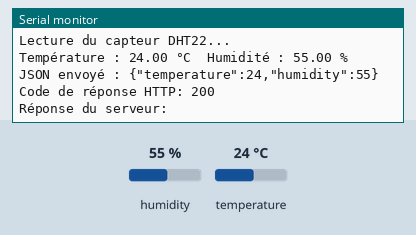
Bench run of a sketch on a simulated ESP8266 (NodeMCU). Parts: the last lines printed to the serial monitor. The test bench sets the inputs (shaded band); at power-on: humidity 55 %, temperature 24 °C. WiFi joins after 1.5 s; servers stay silent unless stated; uploads are accepted with an empty reply.

Above: at 2.7 s.
2.8 s: humidity set to 22 %
At 3.93 s:
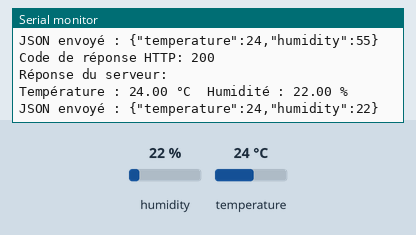
5.8 s: temperature set to 12 °C
At 7.1 s:
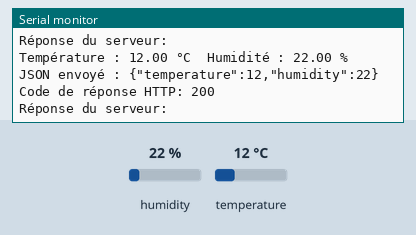
8.8 s: humidity set to 40 %
At 12.1 s:
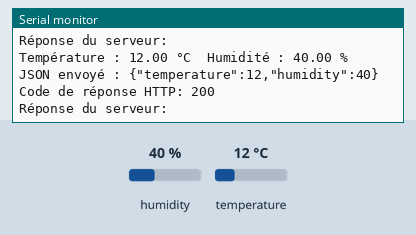
Timing chart, 0 to 13.6 s (numbered marks = the images above; inputs shaded):
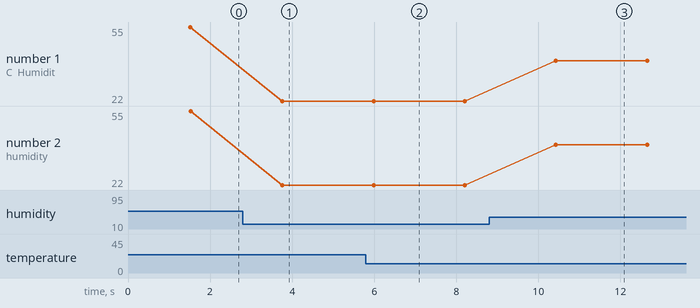

The sketch:

lecture_temperature_DHT.ino
```cpp
#include <DHT.h>
#include <ESP8266WiFi.h>
#include <ESP8266HTTPClient.h>
#include <ArduinoJson.h>

#define DHTPIN D4
#define DHTTYPE DHT22

const char* ssid = "NomDuWifi";
const char* password = "MotDePasseDuWifi";
const char* serverUrl = "http://hugostawiarski.fr/cours_arduino/dht.php";
// Données visibles sur http://hugostawiarski.fr/cours_arduino/


DHT dht(DHTPIN, DHTTYPE);
WiFiClient client;

void setup() {
  Serial.begin(19200);
  dht.begin();

  // Connexion au WiFi
  WiFi.begin(ssid, password);
  Serial.println("Connexion au WiFi...");

  while (WiFi.status() != WL_CONNECTED) {
    delay(500);
    Serial.print(".");
  }

  Serial.println("\nConnecté au WiFi");
  Serial.print("Adresse IP: ");
  Serial.println(WiFi.localIP());
  Serial.println("Lecture du capteur DHT22...");
}

void loop() {
  float temperature = dht.readTemperature();
  float humidity = dht.readHumidity();

  if (isnan(temperature) || isnan(humidity)) {
    Serial.println("Erreur de lecture du capteur !");
  } else {
    Serial.print("Température : ");
    Serial.print(temperature);
    Serial.print(" °C\t");
    Serial.print("Humidité : ");
    Serial.print(humidity);
    Serial.println(" %");

    if (WiFi.status() == WL_CONNECTED) {
      HTTPClient http;

      StaticJsonDocument<200> doc;
      doc["temperature"] = temperature;
      doc["humidity"] = humidity;

      String jsonString;
      serializeJson(doc, jsonString);

      Serial.println("JSON envoyé : " + jsonString);

      http.begin(client, serverUrl);
      http.addHeader("Content-Type", "application/json");

      int httpResponseCode = http.POST(jsonString);

      if (httpResponseCode > 0) {
        String response = http.getString();
        Serial.print("Code de réponse HTTP: ");
        Serial.println(httpResponseCode);
        Serial.print("Réponse du serveur: ");
        Serial.println(response);
      } else {
        Serial.print("Erreur lors de l'envoi: ");
        Serial.println(httpResponseCode);
      }

      http.end();
    }
  }

  delay(2000);
}
```

Measured:
- after the input at 2.8 s, the serial monitor: prints a new line after 0.96 s (image 1)
- after the input at 5.8 s, the serial monitor: prints a new line after 0.19 s (image 2)
- after the input at 8.8 s, the serial monitor: prints a new line after 1.6 s (image 3)
- plotted number 1: 22 → 40 after the input at 8.8 s
- plotted number 2: 22 → 40 after the input at 8.8 s
